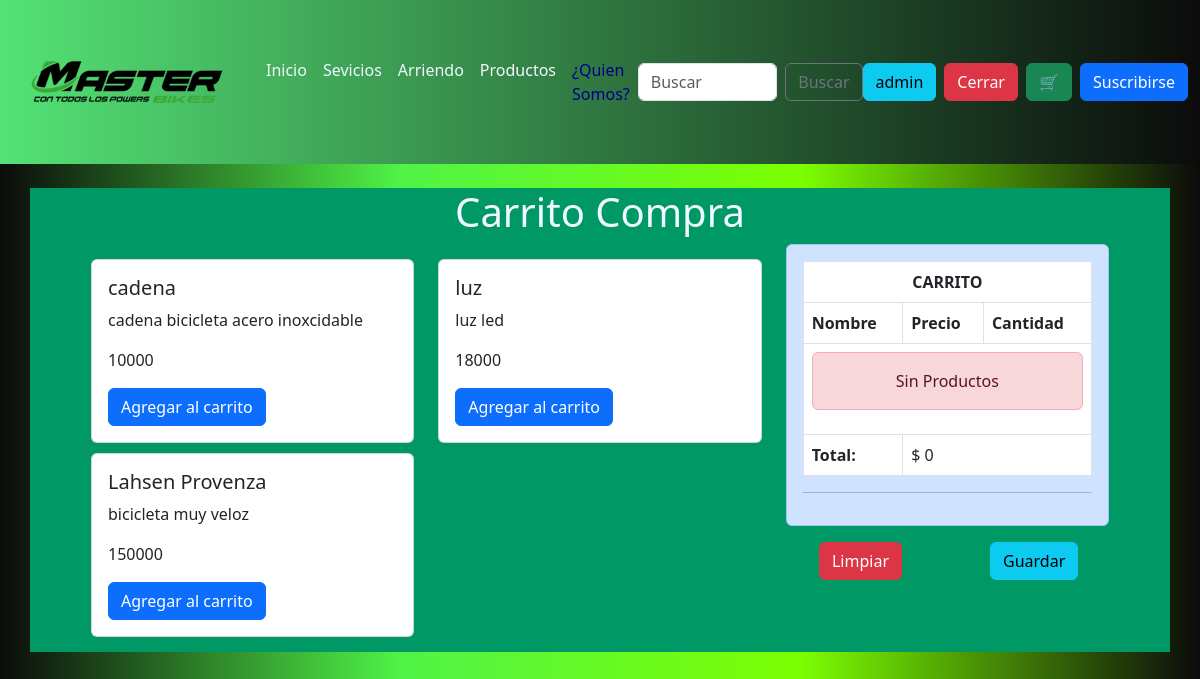
/carrito (signed in), run on the app's committed database.
### core/models.py (models this page shows, shortened)
class Producto (models.Model):
    nombre=models.CharField(max_length=64)
    descripcion=models.CharField(max_length=200)
    precio=models.IntegerField()

### core/views.py (the view)
# urls.py: path('carrito',carrito, name ="carrito"),
def carrito(request):
    productos=Producto.objects.all()
    return render(request,'core/carrito.html',{'productos':productos})

### core/context_processor.py (called while the page is built)
def total_carrito(request):
    total = 0
    if request.user.is_authenticated:
        if "carrito" in request.session.keys():
            for key, value in request.session["carrito"].items():
                total += int(value["acumulado"])
    return {"total_carrito": total}

### core/templates/core/carrito.html (shortened to what this page needs)
{% extends 'core/base.html' %}
  {% load static %}
  {% block contenido %}
  <div class="container" style=" background-color:rgba(0, 153, 102);">
    <h1  style="color: aliceblue;">Carrito Compra</h1>
    </div>
  <div class="container" style=" background-color:rgba(0, 153, 102);" >
    <div class="row">
      <div class="col-8">
        <div class="row" style="padding: 10px 0;">
           <div class="col-12">
                    <div class="row">
                        {% for producto in productos %}
                        <div class="col-6">
                            <div class="card" style="height:  width: 23rem; margin: 5px 0px;">
                                <div class="card-body">
                                    <h5 class="card-title">{{producto.nombre}}</h5>
                                    <p class="card-text">{{producto.descripcion}}</p>
                                    <p class="card-text">{{producto.precio}}</p>
                                    <a href="{% url 'Add' producto.id %}" class="btn btn-primary">Agregar al carrito</a>
                                </div>
                            </div>
                        </div>
                        {% endfor %}
                    </div>
                </div>
            </div>
        </div>
        <div class="col-4">
            {% include "core/carrito_compra.html" %}
        </div>
    </div>
</div>
 {% endblock %}

### core/templates/core/base.html (shortened to what this page needs)
<!DOCTYPE html>
<html lang="en">
<head>
    {% load static %}
    <link href="https://cdn.jsdelivr.net/npm/bootstrap@5.3.0-alpha2/dist/css/bootstrap.min.css" rel="stylesheet">
    <link rel="stylesheet" href="{% static 'core/'%}css/style.css">
</head>
<body>
<nav class="navbar navbar-expand-lg bg-body-tertiary"  >
    <div class="container-fluid">
      <a class="navbar-brand" href="#"><img src="{% static 'core/'%}img/logo1.png" width="230px"></a>
      <div class="collapse navbar-collapse" id="navbarSupportedContent">
        <ul class="navbar-nav me-auto mb-2 mb-lg-0">
          <li class="nav-item">
            <a class="nav-link active" aria-current="page" href="{% url 'base' %}" style="color:aliceblue">Inicio</a>
          </li>
          <li class="nav-item">
            <a class="nav-link" href="{% url 'servicios' %}"style="color:aliceblue">Sevicios</a>
          </li>
          <li class="nav-item">
            <a class="nav-link" href="{% url 'vistaArriendo' %}"style="color:aliceblue">Arriendo</a>
          </li>
          <li class="nav-item">
            <a class="nav-link" href="{% url 'productos' %}" style="color:aliceblue">Productos</a>
          </li>
          <li class="nav-item">
            <a class="nav-link" href="{% url 'info' %}" style="color:darkblue ">¿Quien Somos?</a>
          </li>
        </ul>
        <form class="d-flex" role="search">
          <input class="form-control me-2" type="search" placeholder="Buscar" aria-label="Search">
          <button class="btn btn-outline-secondary" type="submit">Buscar</button><br>
        </form>
        <br>
        <div class="d-grid gap-2 d-md-flex justify-content-md-end">
          {% if user.is_authenticated %}
          <a  class="btn btn-info" href="#">{{ user.username}}</a>
          <a class="btn btn-danger" href="{% url 'logout' %}">Cerrar </a>
          {% else %}
          <a class="btn btn-info" class="#" href="{% url 'login' %}" role="button" >👤</a>
          {% endif%}
          <a class="btn btn-success" href="{% url 'carrito' %}" class="nav-link" role="button"> 🛒</a>
          <a class="btn btn-primary" class="nav-link" href="{% url 'form' %}" role="button" >Suscribirse</a>
  </div>
      </div>
    </div>
  </nav>
 <br>
 {% block contenido %}{% endblock %}
</body>
</html>

### core/static/core/css/style.css (style rules this page uses)
body { background-image:linear-gradient( to right ,#0b0b0b,#16ef0bc0 ,#7cff01,#0b0b0b) ; }
nav { background-image:linear-gradient( to right,#1edb4ac0 ,#0b0b0b) ; }
.container { display: flex; justify-content: center; text-align: justify; }

### data on the page
Producto: nombre "cadena", descripcion "cadena bicicleta acero inoxcidable", precio "10000"
Producto: nombre "luz", descripcion "luz led", precio "18000"
Producto: nombre "Lahsen Provenza", descripcion "bicicleta muy veloz", precio "150000"

### other printed values
{{ user.username }} "admin"
{{ total_carrito }} "0"
